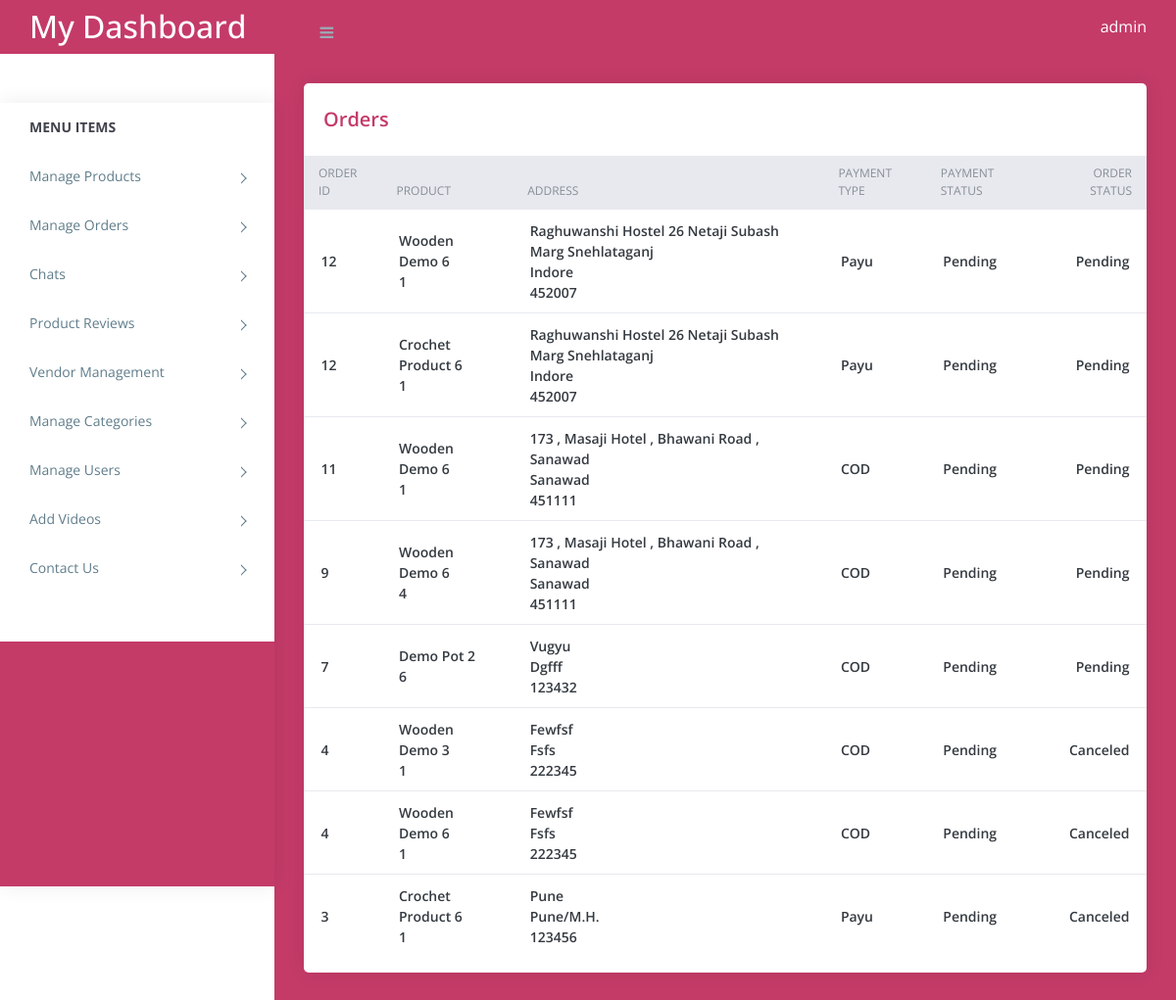
Screenshot of /admin/order_master_vendor.php (signed in) with the database file from the repository.
### tables this page shows
CREATE TABLE `order_detail` (
  `id` int(11) NOT NULL,
  `order_id` int(11) NOT NULL,
  `product_id` int(11) NOT NULL,
  `qty` int(11) NOT NULL,
  `price` float NOT NULL
);

CREATE TABLE `order` (
  `id` int(11) NOT NULL,
  `user_id` int(11) NOT NULL,
  `address` varchar(250) NOT NULL,
  `city` varchar(50) NOT NULL,
  `pincode` int(11) NOT NULL,
  `payment_type` varchar(20) NOT NULL,
  `total_price` float NOT NULL,
  `payment_status` varchar(20) NOT NULL,
  `order_status` int(11) NOT NULL,
  `txnid` varchar(20) NOT NULL,
  `mihpayid` varchar(20) NOT NULL,
  `payu_status` varchar(10) NOT NULL,
  `added_on` datetime NOT NULL
);

CREATE TABLE `product` (
  `id` int(11) NOT NULL,
  `categories_id` int(11) NOT NULL,
  `name` varchar(255) NOT NULL,
  `mrp` float NOT NULL,
  `price` float NOT NULL,
  `qty` int(11) NOT NULL,
  `image` varchar(255) NOT NULL,
  `short_desc` varchar(100) NOT NULL,
  `description` text NOT NULL,
  `best_seller` int(11) NOT NULL,
  `status` tinyint(4) NOT NULL,
  `added_by` int(11) NOT NULL
);

CREATE TABLE `order_status` (
  `id` int(11) NOT NULL,
  `name` varchar(32) NOT NULL
);

### admin/order_master_vendor.php (the view)
<?php
require('top.inc.php');
?>
<div class="content pb-0">
	<div class="orders">
	   <div class="row">
		  <div class="col-xl-12">
			 <div class="card">
				<div class="card-body">
				   <h4 class="box-title">Orders</h4>
				</div>
				<div class="card-body--">
				   <div class="table-stats order-table ov-h">
					  <table class="table">
							<thead>
								<tr>
									<th class="product-thumbnail">Order ID</th>
									<th class="product-name"><span class="nobr">Product</span></th>
									<th class="product-price"><span class="nobr"> Address </span></th>
									<th class="product-stock-stauts"><span class="nobr"> Payment Type </span></th>
									<th class="product-stock-stauts"><span class="nobr"> Payment Status </span></th>
									<th class="product-stock-stauts"><span class="nobr"> Order Status </span></th>
								</tr>
							</thead>
							<tbody>
								<?php
								$res=mysqli_query($conn,"select order_detail.qty,product.name,`order`.*,order_status.name as order_status_str from order_detail,product,`order`,order_status where order_status.id=`order`.order_status and product.id=order_detail.product_id and `order`.id=order_detail.order_id and product.added_by='".$_SESSION['ADMIN_ID']."' order by `order`.id desc");
								while($row=mysqli_fetch_assoc($res)){
								?>
								<tr>
									<td class="product-add-to-cart"><?php echo $row['id']?><br/>
									</td>
									<td class="product-name">
									<?php echo $row['name']?><br/>
									<?php echo $row['qty']?>
									</td>
									<td class="product-name">
									<?php echo $row['address']?><br/>
									<?php echo $row['city']?><br/>
									<?php echo $row['pincode']?>
									</td>
									<td class="product-name"><?php echo $row['payment_type']?></td>
									<td class="product-name"><?php echo $row['payment_status']?></td>
									<td class="product-name"><?php echo $row['order_status_str']?></td>
								</tr>
								<?php } ?>
							</tbody>
						</table>
				   </div>
				</div>
			 </div>
		  </div>
	   </div>
	</div>
</div>
<?php
require('footer.inc.php');
?>

### admin/assets/css/style.css (style rules this page uses)
body { display: table; font-family: open sans, sans-serif; font-size: 16px; width: 100% }
h1, h2, h3, h4, h5, h6 { margin: 0 }
.pb-0 { padding-bottom: 0 }
.ov-h { overflow: hidden }
.order-table { position: relative }
.order-table:after, .order-table:before { content: ""; position: absolute; top: 0; height: 37px; width: 10px; background: #e8e9ef }
.order-table:after { right: -1px }
.order-table:before { left: -1px }
.order-table tr th { background: #e8e9ef }
.order-table tr td:last-child, .order-table tr th:last-child { text-align: right }
.order-table tr:last-child td { border: none }
.content { float: left; padding: 1.875em; width: 100% }
.card { margin-bottom: 1.875em; border-radius: 5px; padding: 0; border: 0 solid transparent; -webkit-box-shadow: 0 0 20px rgba(0, 0, 0, .08); box-shadow: 0 0 20px rgba(0, 0, 0, .08) }
.card .box-title { font-weight: 600; font-size: 20px; padding: 5px 0 }
.card .card-body { float: left; padding: 1.25em; position: relative; width: 100% }
.card h4 { font-size: 1.1rem }
.table-stats table { font-family: open sans }
.table-stats table th, .table-stats table td { border: none; border-bottom: 1px solid #e8e9ef; color: #868e96; font-size: 12px; font-weight: 400; padding: .75em 1.25em; text-transform: uppercase }
.table-stats table td { color: #343a40; font-size: 14px; font-weight: 600; text-transform: capitalize; vertical-align: middle }
@media (max-width:1368px) { .card-body { padding: 15px } }

### admin/top.inc.php (style rules this page uses)
.content { color:#c43b68; background: #c43b68; }

### rows the page displays
order_detail: order "12", product.name "Wooden Demo 6", qty "1", order.address "Raghuwanshi Hostel 26 Netaji Subash Marg Snehlataganj", order.city "Indore", order.pincode "452007", order.payment_type "Payu", order.payment_status "Pending", order_status.name "Pending"
order_detail: order "12", product.name "Crochet Product 6", qty "1", order.address "Raghuwanshi Hostel 26 Netaji Subash Marg Snehlataganj", order.city "Indore", order.pincode "452007", order.payment_type "Payu", order.payment_status "Pending", order_status.name "Pending"
order_detail: order "11", product.name "Wooden Demo 6", qty "1", order.address "173 , Masaji Hotel , Bhawani Road , Sanawad", order.city "Sanawad", order.pincode "451111", order.payment_type "COD", order.payment_status "Pending", order_status.name "Pending"
order_detail: order "9", product.name "Wooden Demo 6", qty "4", order.address "173 , Masaji Hotel , Bhawani Road , Sanawad", order.city "Sanawad", order.pincode "451111", order.payment_type "COD", order.payment_status "Pending", order_status.name "Pending"
order_detail: order "7", product.name "Demo Pot 2", qty "6", order.address "Vugyu", order.city "Dgfff", order.pincode "123432", order.payment_type "COD", order.payment_status "Pending", order_status.name "Pending"
order_detail: order "4", product.name "Wooden Demo 3", qty "1", order.address "Fewfsf", order.city "Fsfs", order.pincode "222345", order.payment_type "COD", order.payment_status "Pending", order_status.name "Canceled"
order_detail: order "4", product.name "Wooden Demo 6", qty "1", order.address "Fewfsf", order.city "Fsfs", order.pincode "222345", order.payment_type "COD", order.payment_status "Pending", order_status.name "Canceled"
order_detail: order "3", product.name "Crochet Product 6", qty "1", order.address "Pune", order.city "Pune/M.H.", order.pincode "123456", order.payment_type "Payu", order.payment_status "Pending", order_status.name "Canceled"

### other values shown
$_SESSION['ADMIN_USERNAME'] "admin"
